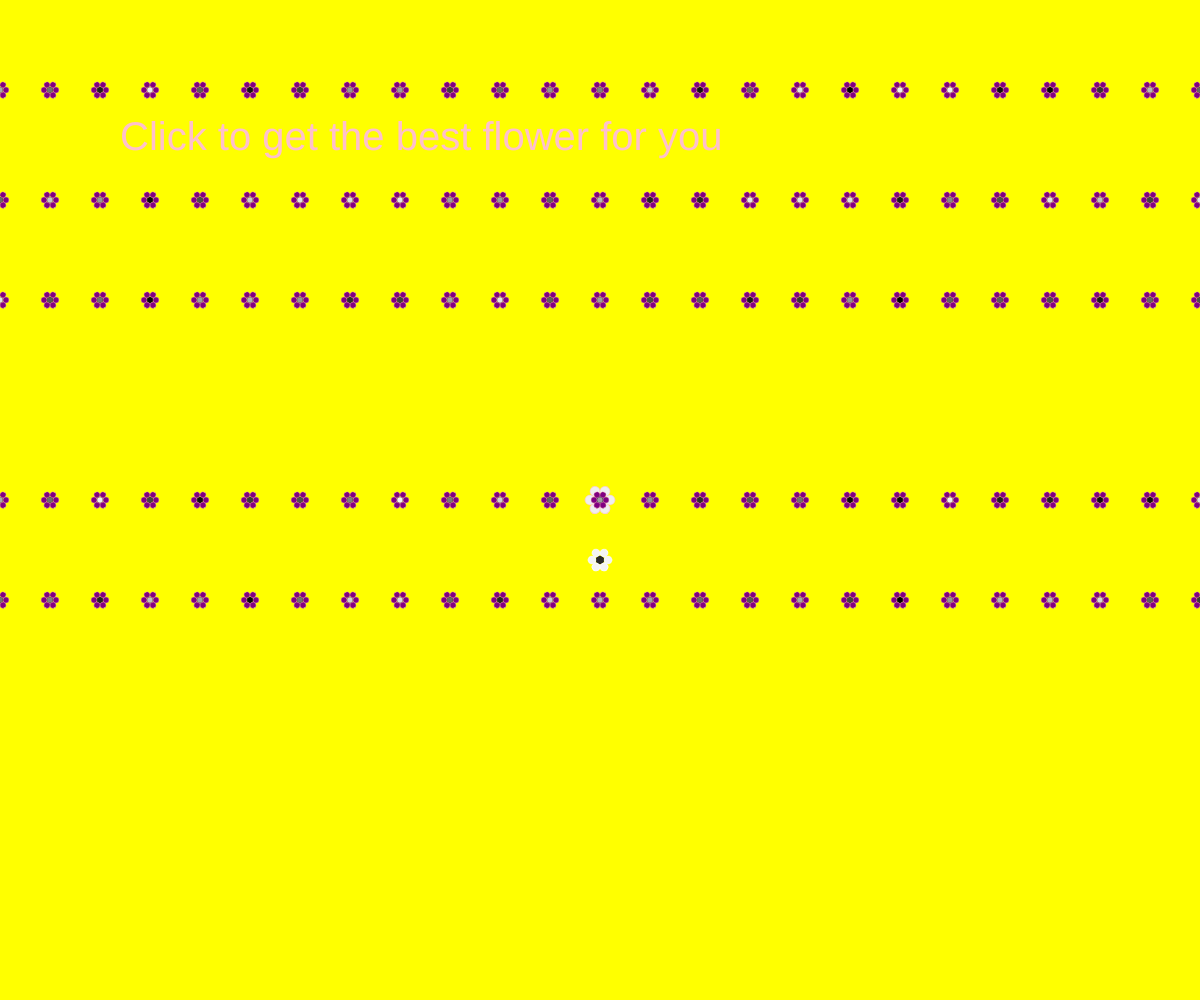
Frame 1 (no input)
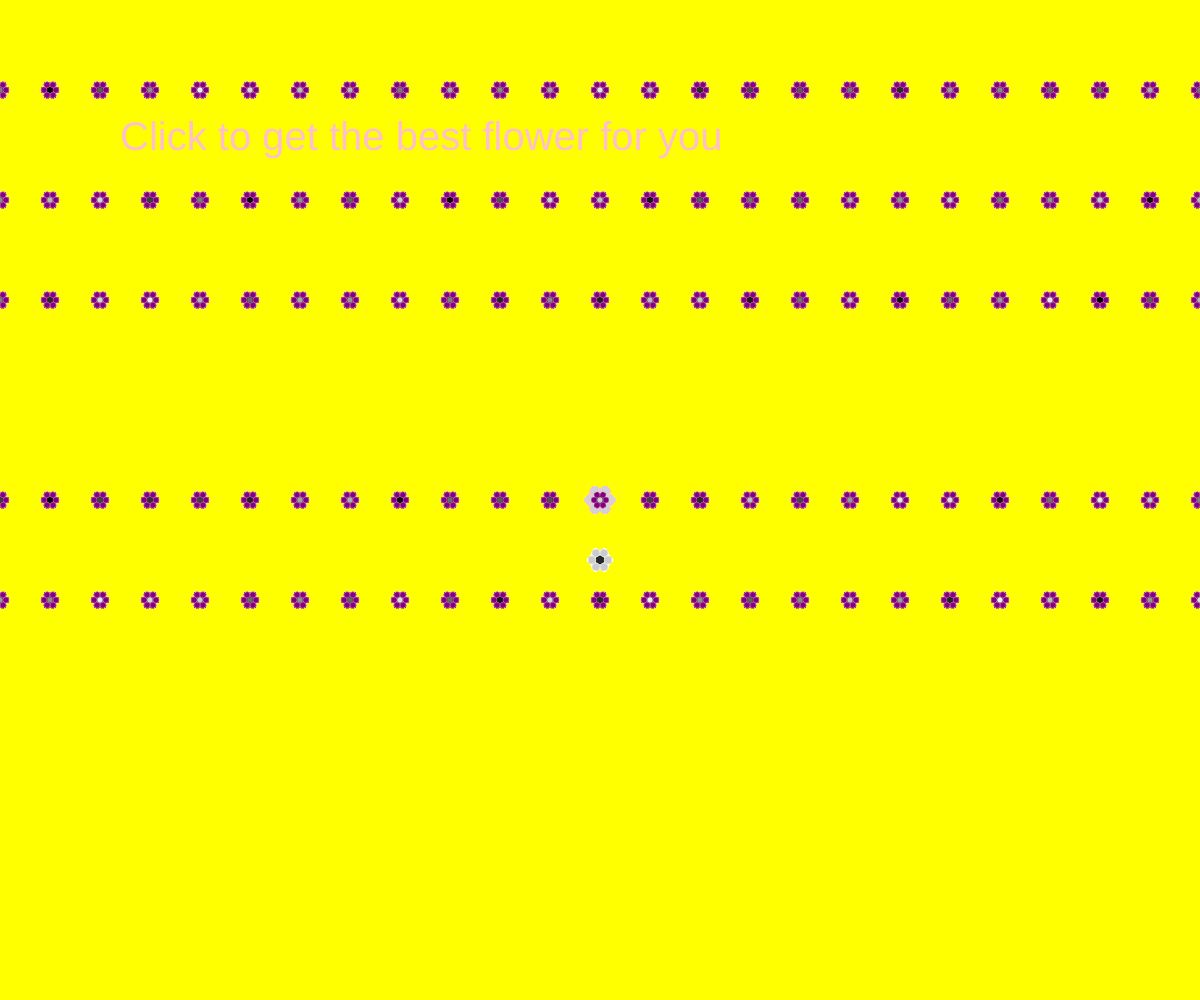
Frame 60 (no input)
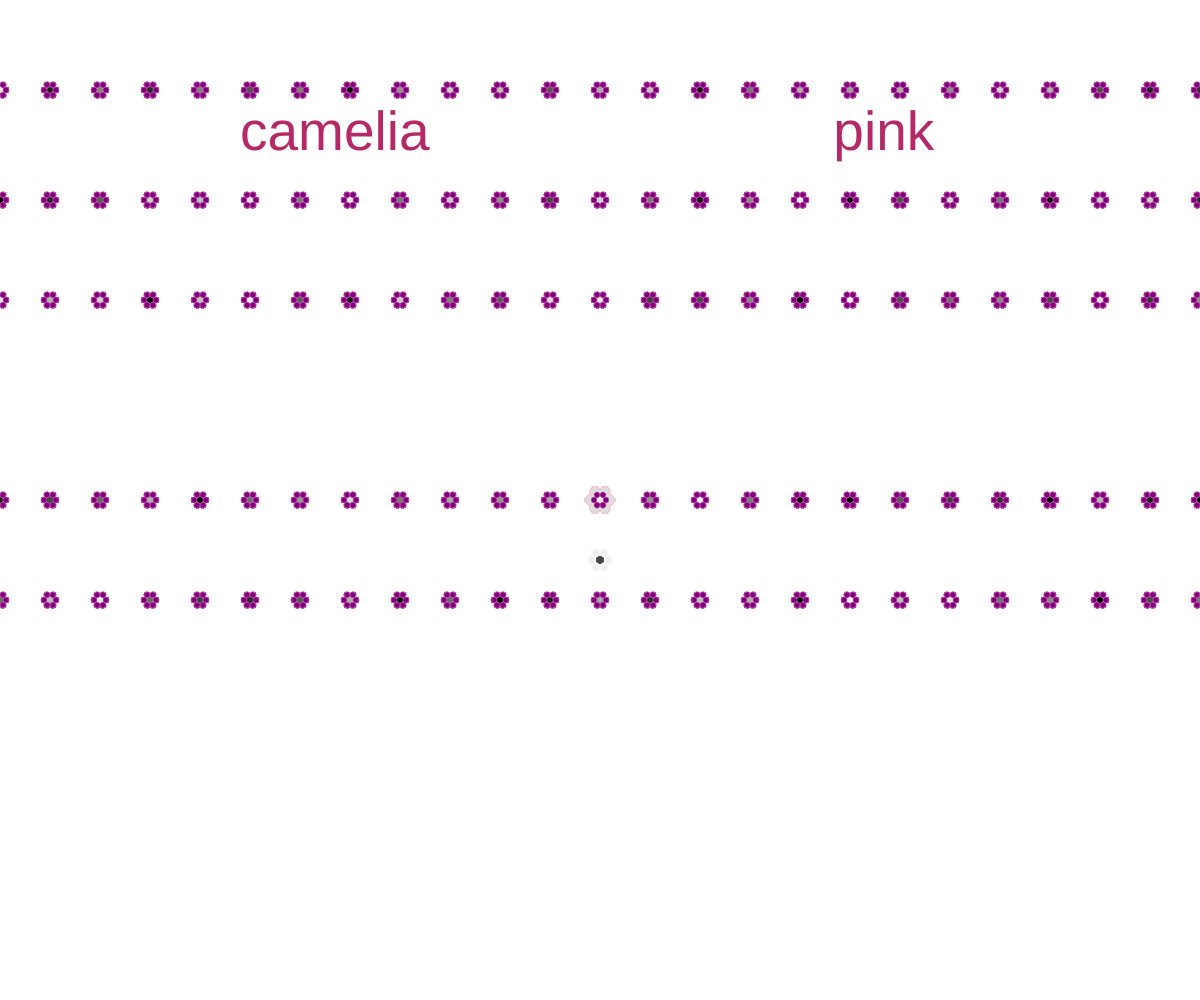
Frame 120 (the mouse pressed at the canvas centre since frame 60)

The p5.js sketch that drew these frames (run headless with seeded random() and noise() and a simulated clock; from frame 60 on, the mouse is pressed at the canvas centre):

// p5.js sketch
// ── sketch.js
//flowers I know of

let flowers = [{
  name: "rose",
  color: "red"
}, {
  name: "lily",
  color: "white"
}, {
  name: "orchid",
  color: "purple"
}, {
  name: "carnation",
  color: "blue"
}, {
  name: "camelia",
  color: "pink"
}, {
  name: "poppy",
  color: "orange"
}, {
  name: "freesia",
  color: "yellow"
},{
  name: "sunflower",
color: "yellow"}]

let randomFlower;
let centerSize = 20;
let petalSize = 20;
let petalNumber = 8;
let animating = false;


function setup() {
  createCanvas(windowWidth, windowHeight);
  background('yellow');
  angleMode(DEGREES);
  textSize(40);
  fill('pink');
  text("Click to get the best flower for you", width / 10, 150);
  // randomFlower = int(random(flowers.length));
  // text(flowers[randomIndex].name, 50, 50);
  // flowers.splice(randomIndex,1 );
  // console.log(flowers);
}


function draw() {
  //translate (width/2, height/2 + 200);
  //branch(100);
  flowerss('white', 'pink', random(255, 200, 255), width / 2, height / 2, 0.5);
  flowerss('green', 'white', random(255, 200, 255), width / 2, height / 2 + 60, 0.4);

  for (let i = 0; i < 30; i++) {
    flowerss('white', 'pink', 'purple', 50 * i, 90, 0.3);
    flowerss('white', 'pink', 'purple', 50 * i, 200, 0.3);
    //flowerss('white', 'pink', 'purple', 50*i, 300, 0.3);
    flowerss('white', 'pink', 'purple', 50 * i, 500, 0.3);
    flowerss('white', 'pink', 'purple', 50 * i, 300, 0.3);
    flowerss('white', 'pink', 'purple', 50 * i, 600, 0.3);
  }

  if (animating == true) {
    noStroke();
    fill(random(255), random(255), random(255));
    ellipse(random(width), random(height), random(15, 200));
  }
}

function flowerss(color1, strokeColor, color2, xPos, yPos, scaleNumber) {
  push();
  translate(xPos, yPos);
  scale(scaleNumber);
  fill((random(755), random(100), random(245)));
  circle(0, 0, centerSize);
  //petal
  for (let i = 0; i < petalNumber; i++) {
    angle = 60;
    rotate(angle);
    stroke(strokeColor);
    fill(color2);
    circle(20, 0, petalSize);
  }
  pop();


}

function randomizer() {
  animating = false;

  if (flowers[0]) {
    //background(random(200, 20), random(10, 100), random(255));
    background(255);
    randomFlower = int(random(flowers.length));
    textSize(55);

    text(flowers[randomFlower].name, width / 5, 150);
    text(flowers[randomFlower].color, width / 36 * 25, 150);
    flowers.splice(randomFlower, 1);
  } else {
    background(255);
    text("how many do you know?", width / 4, 150);

  }
}

function mousePressed() {
  animating = true;
  background(255);
  setTimeout(randomizer, 3000);

}
// function branch(spread) {

//   push();
//   if(spread > 10) {

//     strokeWeight (map (spread, 10, 100, 1, 20));
//     stroke(70,40,20);
//     line(0,0,0,- spread);
//     translate(0,- spread);
//     rotate(random(-20, - 30));
//     branch(spread * random (0.5, 0.9));
//   }else{
//     var r = 70 + random(-20, 60);
//     var g = 100 + random(-40, 10 );
//     var b = 40 + random (-20, 20);
//     fill (r, g, b);
//     noStroke();

//   pop();

// }
// }
